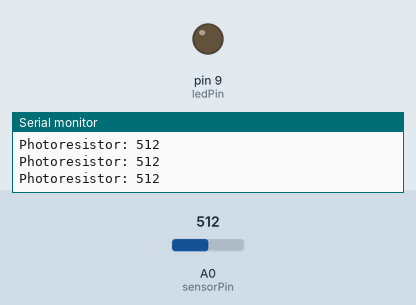
A sketch run on a simulated Arduino Uno, built with avr-gcc and run on an emulated ATmega328P. Parts: output pins drawn as LEDs (lit = HIGH), the last lines printed to the serial monitor. Inputs (shaded band) come from the test bench; at power-on: A0 (sensorPin) = 512.

Above: at 1.2 s.
1.3 s: A0 (sensorPin) set to 412
2.8 s: A0 (sensorPin) set to 391
At 3.4 s:
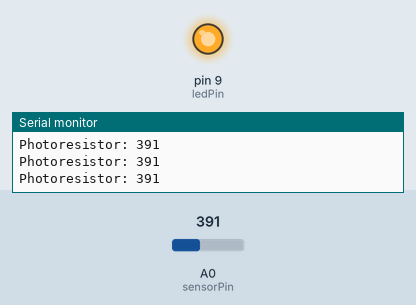
4.3 s: A0 (sensorPin) set to 410
At 5.5 s:
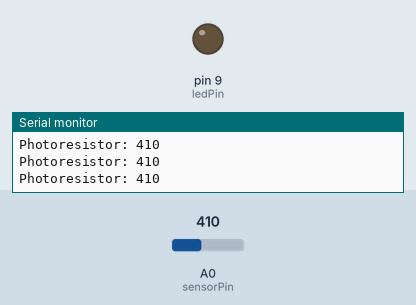
5.8 s: A0 (sensorPin) set to 390
At 6.3 s:
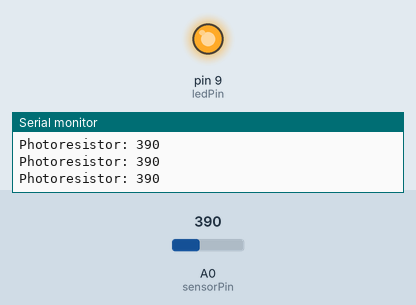
Timing chart, 0 to 8.8 s (numbered marks = the images above; inputs shaded):
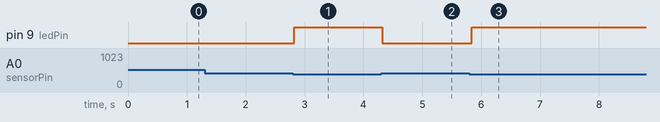

The sketch:

photoresistorTest.ino
```cpp
/*
Photoresistor
*/

// Photoresistor analog pin
const int sensorPin = 0;
// LED digital pin
const int ledPin = 9;
// threshold sensor value for on/off --- needs to be determined
const int threshold = 400;
// init variables
int lightLevel;

void setup()
{
  // create serial connection to use Serial Monitor
  Serial.begin(9600);
  // setup LED pin
  pinMode(ledPin, OUTPUT);
}

void loop()
{
  // read value from photoresistor
  lightLevel = analogRead(sensorPin);

  // prints value in Serial Monitor
  Serial.print("Photoresistor: ");
  Serial.println(lightLevel);

  if (lightLevel < threshold) {
    // if not dark, LED turns on
    analogWrite(ledPin, 255);
  } else {
    // if dark, LED turns off
    analogWrite(ledPin, 0);
  }
}
```

Measured:
- the behaviour switches between 400 and 399 on A0 (sensorPin) (found by bisection; images 0 and 1)
- after the input at 2.8 s, pin 9 (ledPin): LOW → HIGH at once
- after the input at 4.3 s, pin 9 (ledPin): HIGH → LOW at once
- after the input at 5.8 s, pin 9 (ledPin): LOW → HIGH at once
